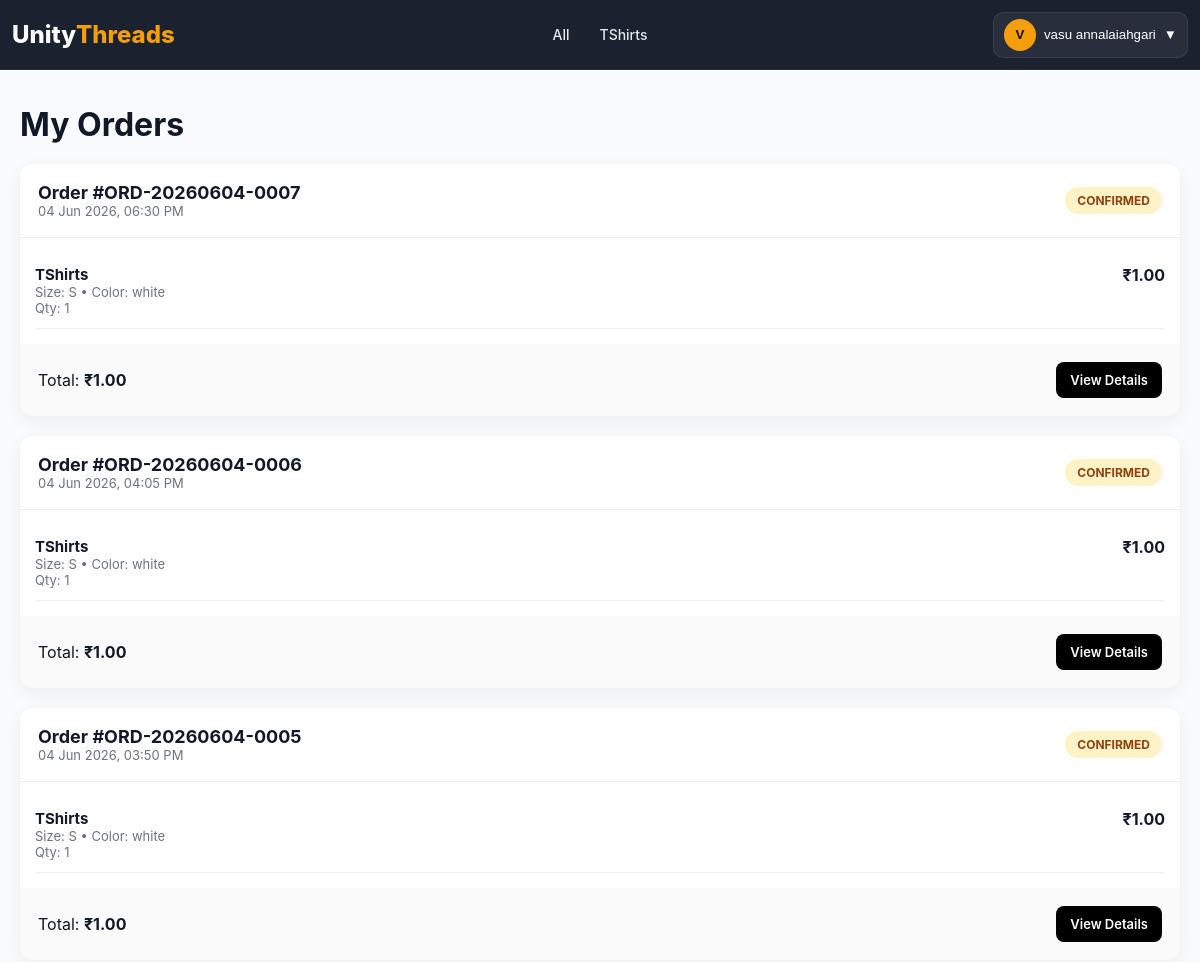
The page /orders/history/ (signed in, upper part) on the database as committed earlier.
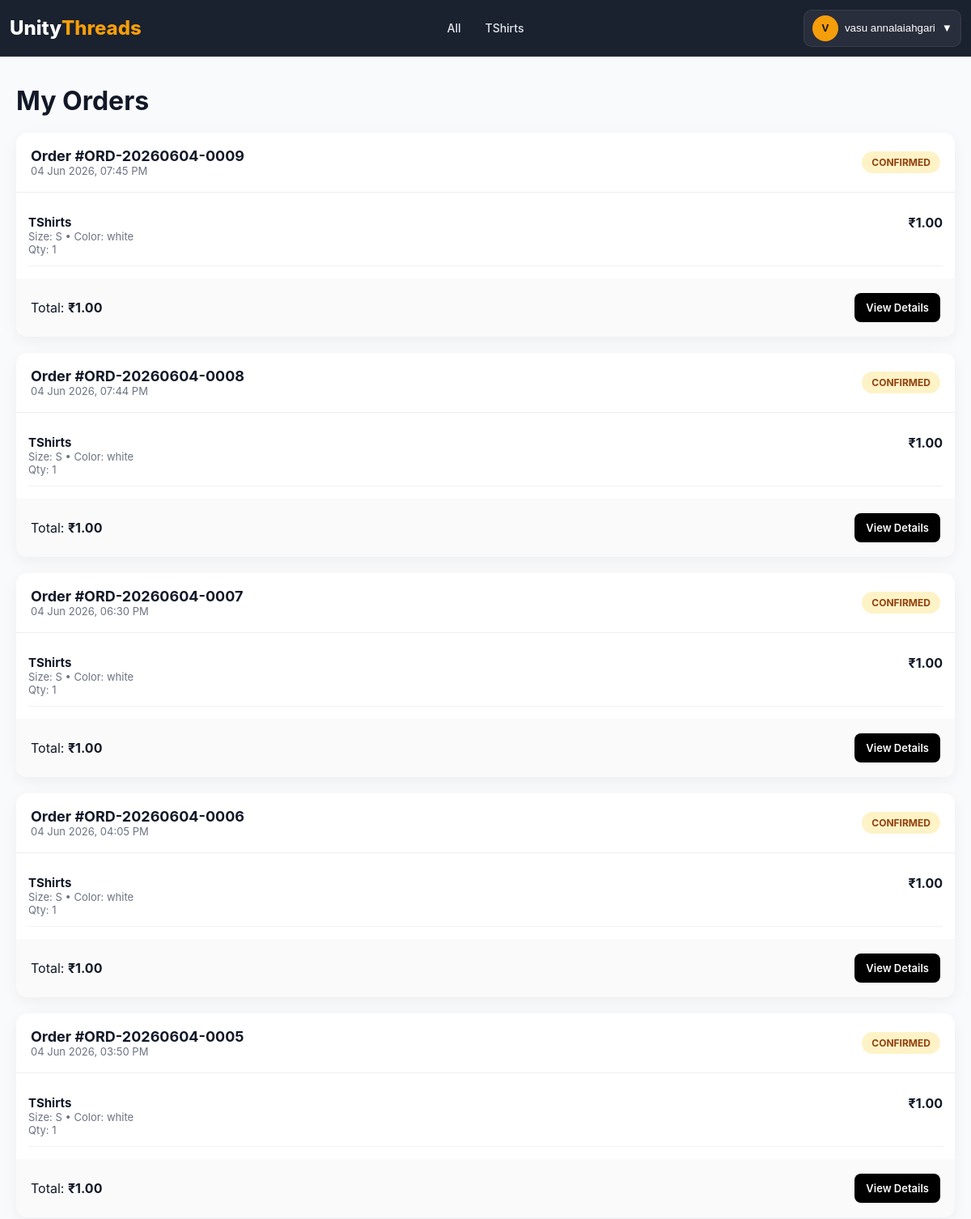
The same page on the database as committed later.
### products/models.py (models this page shows, shortened)
class BaseModel(models.Model):
    created_at = models.DateTimeField(
        auto_now_add=True
    )
    updated_at = models.DateTimeField(
        auto_now=True
    )
    class Meta:
        abstract = True

class Category(BaseModel):
    name = models.CharField(
        max_length=100,
        unique=True
    )
    slug = models.SlugField(
        unique=True,
        blank=True
    )
    image = models.ImageField(
        upload_to='categories/',
        blank=True,
        null=True
    )
    is_active = models.BooleanField(default=True)
    class Meta:
        verbose_name_plural = "Categories"
        ordering = ['name']
        indexes = [
            models.Index(fields=['slug']),
            models.Index(fields=['is_active']),
        ]

### orders/models.py (models this page shows, shortened)
class Order(models.Model):
    user = models.ForeignKey(settings.AUTH_USER_MODEL, on_delete=models.CASCADE, related_name="orders")
    order_id = models.CharField(max_length=20, unique=True)
    payment_method = models.CharField(max_length=20, choices=PaymentMethod.choices, default=PaymentMethod.COD)
    payment_status = models.CharField(max_length=20, choices=PaymentStatus.choices, default=PaymentStatus.PENDING)
    status = models.CharField(max_length=30, choices=OrderStatus.choices, default=OrderStatus.PENDING)
    shipping_status = models.CharField(max_length=30, choices=ShippingStatus.choices, default=ShippingStatus.PENDING)
    subtotal = models.DecimalField(max_digits=10, decimal_places=2, default=Decimal("0.00"))
    shipping_charge = models.DecimalField(max_digits=10, decimal_places=2, default=Decimal("0.00"))
    discount = models.DecimalField(max_digits=10, decimal_places=2, default=Decimal("0.00"))
    total = models.DecimalField(max_digits=10, decimal_places=2, default=Decimal("0.00"))
    courier_partner = models.CharField(max_length=100, blank=True, null=True)
    tracking_number = models.CharField(max_length=100, blank=True, null=True)
    estimated_delivery = models.DateField(blank=True, null=True)
    shipped_at = models.DateTimeField(blank=True, null=True)
    delivered_at = models.DateTimeField(blank=True, null=True)
    created_at = models.DateTimeField(auto_now_add=True)
    updated_at = models.DateTimeField(auto_now=True)
    refund_status = models.CharField(
        max_length=20,
        choices=[
            ("NOT_REQUESTED", "Not Requested"),
            ("REQUESTED", "Requested"),
            ("APPROVED", "Approved"),
            ("COMPLETED", "Completed"),
            ("REJECTED", "Rejected"),
        ],
        default="NOT_REQUESTED"
    )
    refund_method = models.CharField(
        max_length=20,
        choices=[
            ("UPI", "UPI"),
            ("BANK", "Bank Transfer"),
            ("WALLET", "Wallet"),
            ("CASH", "Cash Adjustment"),
        ],
        blank=True,
        null=True
    )
    refund_reference = models.CharField(
        max_length=100,
        blank=True,
        null=True
    )
    refunded_at = models.DateTimeField(
        blank=True,
        null=True
    )
    from django.utils import timezone

class OrderItem(models.Model):
    order = models.ForeignKey(Order, on_delete=models.CASCADE, related_name="items")
    product_name = models.CharField(max_length=255)
    product_image = models.ImageField(upload_to="orders/products/", blank=True, null=True)
    variant_id = models.IntegerField()
    sku = models.CharField(
        max_length=100,
        blank=True,
        null=True
    )
    size = models.CharField(max_length=50)
    color = models.CharField(max_length=50)
    price = models.DecimalField(max_digits=10, decimal_places=2)
    quantity = models.PositiveIntegerField()
    @property
    def total_price(self):
        return (self.price or Decimal("0")) * (self.quantity or 0)

### orders/views.py (the view)
@login_required
def order_history(request):
    orders = Order.objects.filter(
        user=request.user
    ).prefetch_related(
        "items"
    ).order_by("-created_at")
    return render(request, "orders/history.html", {
        "orders": orders
    })

### home/context_processors.py (called while the page is built)
def global_data(request):
    return {
        "categories": Category.objects.all()
    }

### orders/templates/orders/history.html (shortened to what this page needs)
{% load static %}
<!DOCTYPE html>
<html lang="en">
<head>
    <link rel="stylesheet" href="{% static 'orders/css/history.css' %}">
</head>
<body>
{% include 'partials/navbar.html' %}
<main class="history-container">
    <section class="history-header">
        <h1>My Orders</h1>
    </section>
    {% for order in orders %}
    <article class="order-card">
        <div class="order-top">
            <div class="order-info">
                <h3 class="order-id">Order #{{ order.order_id }}</h3>
                <p class="order-date">
                    {{ order.created_at|date:"d M Y, h:i A" }}
                </p>
            </div>
            <div class="status
                {% if order.status == 'PAID' %}paid
                {% elif order.status == 'DELIVERED' %}delivered
                {% elif order.status == 'CANCELLED' %}cancelled
                {% elif order.status == 'SHIPPED' %}shipped
                {% else %}pending{% endif %}">
                {{ order.status }}
            </div>
        </div>
        <div class="order-items">
            {% for item in order.items.all %}
            <div class="item-row">
                <div class="item-info">
                    <h4>{{ item.product_name }}</h4>
                    <p>
                        Size: {{ item.size }} • Color: {{ item.color }}
                    </p>
                    <p>Qty: {{ item.quantity }}</p>
                </div>
                <div class="item-price">
                    ₹{{ item.total_price }}
                </div>
            </div>
            {% endfor %}
        </div>
        <div class="order-footer">
            <div class="total">
                Total:
                <strong>₹{{ order.total }}</strong>
            </div>
            <div class="actions">
                <a href="{% url 'order_detail' order.order_id %}"
                   class="btn primary">
                    View Details
                </a>
            </div>
        </div>
    </article>
    {% endfor %}
</main>
</body>
</html>

### home/templates/partials/navbar.html (shortened to what this page needs)
{% load static %}
<link rel="stylesheet" href="{% static 'home/css/navbar.css' %}">
<header class="header" id="header">
    <a href="/" class="logo">
        Unity<span>Threads</span>
    </a>
      <nav class="nav" id="nav">
    <a href="{% url 'product_list' %}">All</a>
    {% for category in categories %}
        <a href="{% url 'product_list' %}?category={{ category.slug }}">
            {{ category.name }}
        </a>
    {% endfor %}
</nav>
    <div class="nav-actions">
        {% if request.user.is_authenticated %}
        <div class="account-dropdown" id="accountWrapper">
            <button class="account-btn" id="accountBtn" type="button">
                <span class="account-avatar">
                    {{ request.user.full_name|default:request.user.email|first|upper }}
                </span>
                <span class="account-name">
                    {{ request.user.full_name|default:request.user.email }}
                </span>
                <span class="dropdown-icon">▼</span>
            </button>
        </div>
        {% endif %}
    </div>
</header>

Rows that differ between the two databases and show on the page:
added Order: order_id "ORD-20260604-0009", created_at "04 Jun 2026, 07:45 PM", status "CONFIRMED", total "1.00"
added OrderItem: product_name "TShirts", size "S", color "white", quantity "1", total_price "1.00", shown under "ORD-20260604-0009"
added Order: order_id "ORD-20260604-0008", created_at "04 Jun 2026, 07:44 PM", status "CONFIRMED", total "1.00"
added OrderItem: product_name "TShirts", size "S", color "white", quantity "1", total_price "1.00", shown under "ORD-20260604-0008"
